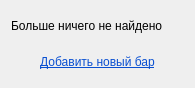
<?xml version="1.0" encoding="UTF-8"?>
<ui version="4.0">
 <class>FormAddNewBar</class>
 <widget class="QWidget" name="FormAddNewBar">
  <property name="geometry">
   <rect>
    <x>0</x>
    <y>0</y>
    <width>195</width>
    <height>88</height>
   </rect>
  </property>
  <property name="windowTitle">
   <string>Form</string>
  </property>
  <layout class="QVBoxLayout" name="verticalLayout_2">
   <item>
    <layout class="QVBoxLayout" name="verticalLayout">
     <item>
      <widget class="QLabel" name="label">
       <property name="text">
        <string>Больше ничего не найдено</string>
       </property>
      </widget>
     </item>
     <item>
      <widget class="QLabel" name="addNewBarLabel">
       <property name="text">
        <string>&lt;html&gt;&lt;head/&gt;&lt;body&gt;&lt;p align=&quot;center&quot;&gt;&lt;a href=&quot;whatever&quot;&gt;&lt;span style=&quot; text-decoration: underline; color:#094fd1;&quot;&gt;Добавить новый бар&lt;/span&gt;&lt;/a&gt;&lt;/p&gt;&lt;/body&gt;&lt;/html&gt;</string>
       </property>
      </widget>
     </item>
    </layout>
   </item>
  </layout>
 </widget>
 <resources/>
 <connections/>
</ui>
